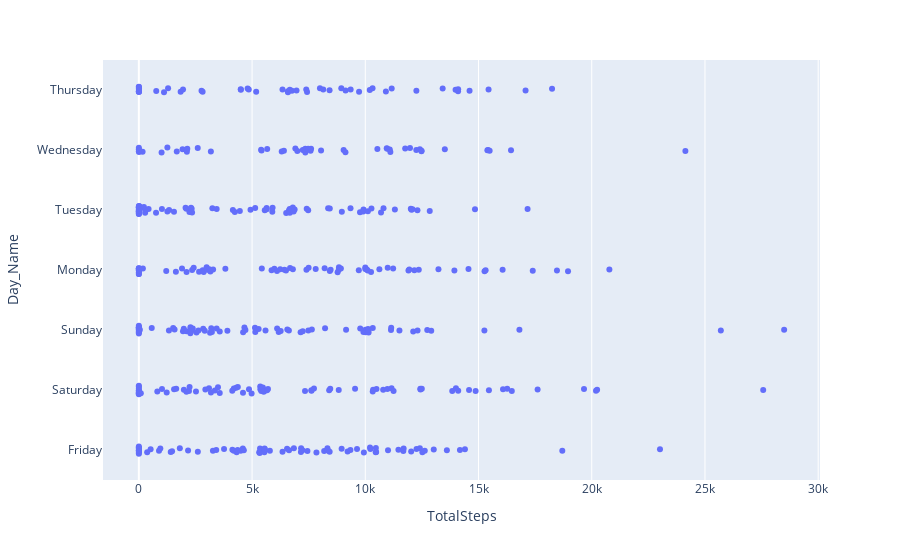

Notebook source saved alongside this figure:
### Code cell
afig = px.strip(cp_data, x="TotalSteps", y="Day_Name", orientation="h")
afig.show()

### Figure 1 — Plotly figure (JSON) as saved in the notebook; plotly's stock layout.template omitted (floating-point values rounded to 4 significant figures; data arrays with more than 128 entries replaced by an {"elided": "..."} marker saying what was removed)
{"data": [{"alignmentgroup": "True", "boxpoints": "all", "fillcolor": "rgba(255,255,255,0)", "hoveron": "points", "hovertemplate": "TotalSteps=%{x}<br>Day_Name=%{y}<extra></extra>", "legendgroup": "", "line": {"color": "rgba(255,255,255,0)"}, "marker": {"color": "#636efa"}, "name": "", "offsetgroup": "", "orientation": "h", "pointpos": 0, "showlegend": false, "type": "box", "x": {"elided": "457 int values"}, "x0": " ", "xaxis": "x", "y": {"elided": "457 str values"}, "y0": " ", "yaxis": "y"}], "layout": {"autosize": true, "boxmode": "group", "legend": {"tracegroupgap": 0}, "margin": {"t": 60}, "xaxis": {"anchor": "y", "autorange": true, "domain": [0, 1], "range": [-1583.0, 30080.0], "title": {"text": "TotalSteps"}, "type": "linear"}, "yaxis": {"anchor": "x", "autorange": true, "domain": [0, 1], "range": [-0.5, 6.5], "title": {"text": "Day_Name"}, "type": "category"}}}
